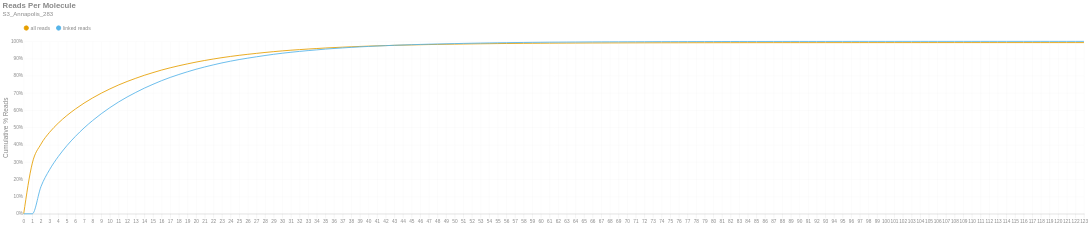

Source (notebook cell):
### Markdown cell above
### Reads per Molecule
This chart shows the cumulative distribution of the number of reads per linked molecule. That is, how many alignments are associated with a unique molecule. This excludes the number of reads associated with invalid or absent linked-read barcodes. The `linked` histogram is the percentages recalculated when disregarding singletons.

### Code cell
if SKIPLR:
    print_html(f"Skipped")
else:
    counts = np.bincount(valids['reads'].cast(pl.Int64).to_numpy())
    weighted = counts * np.arange(len(counts))
    all_perc = weighted / n_reads
    linked_perc = weighted / n_linked_reads
    linked_perc[1] = 0
    binned_df = pl.DataFrame({
        'readsper': list(range(len(counts))),
        'all reads (cumsum)': np.cumsum(all_perc).tolist(),
        'linked reads (cumsum)': np.cumsum(linked_perc).tolist(),
    })

    with SafeRender(binned_df):
        (
            density_plot(binned_df, 'Reads Per Molecule', samplename, 'readspmol')
            .encode(
                x=alt.X('readsper:O', title=None).axis(labelAngle=0).scale(padding=0),
                y=alt.Y('value:Q', title='Cumulative % Reads').axis(format='%').stack(False),
                color=alt.Color("key:N").scale(domain=["all reads", "linked reads"]),
                tooltip=[
                    alt.Tooltip("key:N", title="Data Type"),
                    alt.Tooltip("readsper:O", title="Reads Per Molecule"),
                    alt.Tooltip("value:Q", format=".2%", title="% Reads (Cum.)")
                ]            
            )
        ).display()

### Figure 1 — Vega-Lite specification as saved in the notebook (floating-point values rounded to 4 significant figures)
{"width": "container", "height": 400, "config": {"title": {"anchor": "start", "dy": -15, "fontSize": 18, "color": "#888888", "subtitleColor": "#888888", "subtitleFontSize": 14}, "arc": {"fill": "#0072B2"}, "axis": {"domainColor": "#888888", "domainWidth": 0.5, "gridWidth": 0.2, "grid": false, "titleFontWeight": 400, "titleFontSize": 15, "labelFontSize": 11, "labelColor": "#888888", "tickColor": "#888888", "tickWidth": 0.2, "titleColor": "#888888"}, "axisBand": {"grid": false}, "axisX": {"grid": true, "tickSize": 10, "domainCap": "round"}, "axisY": {"domain": false, "grid": true, "tickSize": 0, "domainCap": "round"}, "background": "transparent", "header": {"labelFontSize": 15, "labelColor": "#888888", "titleFontSize": 15, "titleFontWeight": 600, "titleColor": "#888888"}, "legend": {"labelFont": "sans-serif", "labelFontSize": 12, "labelColor": "#888888", "symbolSize": 100, "symbolType": "circle", "titleFontSize": 12, "titlePadding": 10, "titleColor": "#888888", "title": null, "orient": "top"}, "range": {"category": ["#E69F00", "#56B4E9", "#009E73", "#F0E442", "#0072B2", "#D55E00", "#CC79A7", "#000000"], "diverging": ["#cfe8f3", "#a2d4ec", "#73bfe2", "#46abdb", "#1696d2", "#12719e"]}, "area": {"fill": "#0072B2", "fillOpacity": 0.7, "line": true, "strokeOpacity": 0.7}, "line": {"color": "#0072B2", "stroke": "#0072B2", "strokeWidth": 2}, "trail": {"color": "#0072B2", "stroke": "#0072B2", "strokeWidth": 0, "size": 1}, "point": {"filled": true, "fillOpacity": 1.0, "size": 95}, "text": {"color": "#888888", "fontSize": 11, "align": "right", "fontWeight": 400, "size": 11}, "bar": {"fill": "#0072B2", "stroke": null}, "view": {"stroke": null, "continuousWidth": 660, "continuousHeight": 400}}, "data": {"name": "data-66ff05949f12cad921b3af37b360d17d"}, "mark": {"type": "line", "interpolate": "monotone", "point": {"opacity": 0, "size": 275}}, "encoding": {"color": {"field": "key", "scale": {"domain": ["all reads", "linked reads"]}, "type": "nominal"}, "tooltip": [{"field": "key", "title": "Data Type", "type": "nominal"}, {"field": "readsper", "title": "Reads Per Molecule", "type": "ordinal"}, {"field": "value", "format": ".2%", "title": "% Reads (Cum.)", "type": "quantitative"}], "x": {"axis": {"labelAngle": 0}, "field": "readsper", "scale": {"padding": 0}, "title": null, "type": "ordinal"}, "y": {"axis": {"format": "%"}, "field": "value", "stack": false, "title": "Cumulative % Reads", "type": "quantitative"}}, "params": [{"name": "param_c36ac31b6afebe62", "select": {"type": "point", "fields": ["key"]}, "bind": "legend"}], "title": {"text": "Reads Per Molecule", "subtitle": "S3_Annapolis_283"}, "transform": [{"fold": ["all reads (cumsum)", "linked reads (cumsum)"]}, {"calculate": "replace(datum.key, ' (cumsum)', '')", "as": "key"}, {"filter": {"param": "param_c36ac31b6afebe62"}}], "usermeta": {"embedOptions": {"downloadFileName": "S3_Annapolis_283.readspmol"}}, "$schema": "https://vega.github.io/schema/vega-lite/v6.1.0.json", "datasets": {"data-66ff05949f12cad921b3af37b360d17d": [{"readsper": 0, "all reads (cumsum)": 0.0, "linked reads (cumsum)": 0.0}, {"readsper": 1, "all reads (cumsum)": 0.2939, "linked reads (cumsum)": 0.0}, {"readsper": 2, "all reads (cumsum)": 0.4038, "linked reads (cumsum)": 0.1572}, {"readsper": 3, "all reads (cumsum)": 0.4726, "linked reads (cumsum)": 0.2557}, {"readsper": 4, "all reads (cumsum)": 0.5253, "linked reads (cumsum)": 0.3311}, {"readsper": 5, "all reads (cumsum)": 0.5696, "linked reads (cumsum)": 0.3944}, {"readsper": 6, "all reads (cumsum)": 0.6078, "linked reads (cumsum)": 0.4491}, {"readsper": 7, "all reads (cumsum)": 0.6418, "linked reads (cumsum)": 0.4977}, {"readsper": 8, "all reads (cumsum)": 0.6721, "linked reads (cumsum)": 0.541}, {"readsper": 9, "all reads (cumsum)": 0.6996, "linked reads (cumsum)": 0.5803}, {"readsper": 10, "all reads (cumsum)": 0.7243, "linked reads (cumsum)": 0.6157}, {"readsper": 11, "all reads (cumsum)": 0.747, "linked reads (cumsum)": 0.6483}, {"readsper": 12, "all reads (cumsum)": 0.7674, "linked reads (cumsum)": 0.6774}, {"readsper": 13, "all reads (cumsum)": 0.7859, "linked reads (cumsum)": 0.7039}, {"readsper": 14, "all reads (cumsum)": 0.8033, "linked reads (cumsum)": 0.7288}, {"readsper": 15, "all reads (cumsum)": 0.8189, "linked reads (cumsum)": 0.7511}, {"readsper": 16, "all reads (cumsum)": 0.8337, "linked reads (cumsum)": 0.7722}, {"readsper": 17, "all reads (cumsum)": 0.8468, "linked reads (cumsum)": 0.7909}, {"readsper": 18, "all reads (cumsum)": 0.8587, "linked reads (cumsum)": 0.8079}, {"readsper": 19, "all reads (cumsum)": 0.8697, "linked reads (cumsum)": 0.8237}, {"readsper": 20, "all reads (cumsum)": 0.8799, "linked reads (cumsum)": 0.8383}, {"readsper": 21, "all reads (cumsum)": 0.8892, "linked reads (cumsum)": 0.8516}, {"readsper": 22, "all reads (cumsum)": 0.8977, "linked reads (cumsum)": 0.8638}, {"readsper": 23, "all reads (cumsum)": 0.9056, "linked reads (cumsum)": 0.8751}, {"readsper": 24, "all reads (cumsum)": 0.9127, "linked reads (cumsum)": 0.8852}, {"readsper": 25, "all reads (cumsum)": 0.9192, "linked reads (cumsum)": 0.8946}, {"readsper": 26, "all reads (cumsum)": 0.925, "linked reads (cumsum)": 0.9028}, {"readsper": 27, "all reads (cumsum)": 0.9304, "linked reads (cumsum)": 0.9106}, {"readsper": 28, "all reads (cumsum)": 0.9356, "linked reads (cumsum)": 0.918}, {"readsper": 29, "all reads (cumsum)": 0.9405, "linked reads (cumsum)": 0.925}, {"readsper": 30, "all reads (cumsum)": 0.9449, "linked reads (cumsum)": 0.9313}, {"readsper": 31, "all reads (cumsum)": 0.9488, "linked reads (cumsum)": 0.9369}, {"readsper": 32, "all reads (cumsum)": 0.9523, "linked reads (cumsum)": 0.9419}, {"readsper": 33, "all reads (cumsum)": 0.9556, "linked reads (cumsum)": 0.9466}, {"readsper": 34, "all reads (cumsum)": 0.9585, "linked reads (cumsum)": 0.9508}, {"readsper": 35, "all reads (cumsum)": 0.9616, "linked reads (cumsum)": 0.9551}, {"readsper": 36, "all reads (cumsum)": 0.9641, "linked reads (cumsum)": 0.9587}, {"readsper": 37, "all reads (cumsum)": 0.9664, "linked reads (cumsum)": 0.9621}, {"readsper": 38, "all reads (cumsum)": 0.9686, "linked reads (cumsum)": 0.9652}, {"readsper": 39, "all reads (cumsum)": 0.9706, "linked reads (cumsum)": 0.9681}, {"readsper": 40, "all reads (cumsum)": 0.9724, "linked reads (cumsum)": 0.9706}, {"readsper": 41, "all reads (cumsum)": 0.9741, "linked reads (cumsum)": 0.9731}, {"readsper": 42, "all reads (cumsum)": 0.9755, "linked reads (cumsum)": 0.9751}, {"readsper": 43, "all reads (cumsum)": 0.977, "linked reads (cumsum)": 0.9773}, {"readsper": 44, "all reads (cumsum)": 0.9782, "linked reads (cumsum)": 0.979}, {"readsper": 45, "all reads (cumsum)": 0.9794, "linked reads (cumsum)": 0.9806}, {"readsper": 46, "all reads (cumsum)": 0.9805, "linked reads (cumsum)": 0.9823}, {"readsper": 47, "all reads (cumsum)": 0.9816, "linked reads (cumsum)": 0.9838}, {"readsper": 48, "all reads (cumsum)": 0.9823, "linked reads (cumsum)": 0.9849}, {"readsper": 49, "all reads (cumsum)": 0.9832, "linked reads (cumsum)": 0.986}, {"readsper": 50, "all reads (cumsum)": 0.984, "linked reads (cumsum)": 0.9872}, {"readsper": 51, "all reads (cumsum)": 0.9847, "linked reads (cumsum)": 0.9883}, {"readsper": 52, "all reads (cumsum)": 0.9854, "linked reads (cumsum)": 0.9893}, {"readsper": 53, "all reads (cumsum)": 0.9861, "linked reads (cumsum)": 0.9902}, {"readsper": 54, "all reads (cumsum)": 0.9866, "linked reads (cumsum)": 0.991}, {"readsper": 55, "all reads (cumsum)": 0.9873, "linked reads (cumsum)": 0.9919}, {"readsper": 56, "all reads (cumsum)": 0.9877, "linked reads (cumsum)": 0.9926}, {"readsper": 57, "all reads (cumsum)": 0.9882, "linked reads (cumsum)": 0.9932}, {"readsper": 58, "all reads (cumsum)": 0.9886, "linked reads (cumsum)": 0.9938}, {"readsper": 59, "all reads (cumsum)": 0.989, "linked reads (cumsum)": 0.9944}, {"readsper": 60, "all reads (cumsum)": 0.9893, "linked reads (cumsum)": 0.9948}, {"readsper": 61, "all reads (cumsum)": 0.9897, "linked reads (cumsum)": 0.9953}, {"readsper": 62, "all reads (cumsum)": 0.9899, "linked reads (cumsum)": 0.9956}, {"readsper": 63, "all reads (cumsum)": 0.9901, "linked reads (cumsum)": 0.996}, {"readsper": 64, "all reads (cumsum)": 0.9903, "linked reads (cumsum)": 0.9963}, {"readsper": 65, "all reads (cumsum)": 0.9906, "linked reads (cumsum)": 0.9966}, {"readsper": 66, "all reads (cumsum)": 0.9908, "linked reads (cumsum)": 0.997}, {"readsper": 67, "all reads (cumsum)": 0.9909, "linked reads (cumsum)": 0.9971}, {"readsper": 68, "all reads (cumsum)": 0.9911, "linked reads (cumsum)": 0.9973}, {"readsper": 69, "all reads (cumsum)": 0.9912, "linked reads (cumsum)": 0.9975}, {"readsper": 70, "all reads (cumsum)": 0.9913, "linked reads (cumsum)": 0.9977}, {"readsper": 71, "all reads (cumsum)": 0.9915, "linked reads (cumsum)": 0.9979}, {"readsper": 72, "all reads (cumsum)": 0.9916, "linked reads (cumsum)": 0.9981}, {"readsper": 73, "all reads (cumsum)": 0.9917, "linked reads (cumsum)": 0.9983}, {"readsper": 74, "all reads (cumsum)": 0.9918, "linked reads (cumsum)": 0.9984}, {"readsper": 75, "all reads (cumsum)": 0.9919, "linked reads (cumsum)": 0.9985}, {"readsper": 76, "all reads (cumsum)": 0.9919, "linked reads (cumsum)": 0.9986}, {"readsper": 77, "all reads (cumsum)": 0.992, "linked reads (cumsum)": 0.9987}, {"readsper": 78, "all reads (cumsum)": 0.9921, "linked reads (cumsum)": 0.9989}, {"readsper": 79, "all reads (cumsum)": 0.9922, "linked reads (cumsum)": 0.999}, {"readsper": 80, "all reads (cumsum)": 0.9923, "linked reads (cumsum)": 0.999}, {"readsper": 81, "all reads (cumsum)": 0.9923, "linked reads (cumsum)": 0.9991}, {"readsper": 82, "all reads (cumsum)": 0.9924, "linked reads (cumsum)": 0.9992}, {"readsper": 83, "all reads (cumsum)": 0.9925, "linked reads (cumsum)": 0.9993}, {"readsper": 84, "all reads (cumsum)": 0.9925, "linked reads (cumsum)": 0.9994}, {"readsper": 85, "all reads (cumsum)": 0.9925, "linked reads (cumsum)": 0.9994}, {"readsper": 86, "all reads (cumsum)": 0.9925, "linked reads (cumsum)": 0.9995}, {"readsper": 87, "all reads (cumsum)": 0.9926, "linked reads (cumsum)": 0.9995}, {"readsper": 88, "all reads (cumsum)": 0.9926, "linked reads (cumsum)": 0.9995}, {"readsper": 89, "all reads (cumsum)": 0.9926, "linked reads (cumsum)": 0.9996}, {"readsper": 90, "all reads (cumsum)": 0.9926, "linked reads (cumsum)": 0.9996}, {"readsper": 91, "all reads (cumsum)": 0.9926, "linked reads (cumsum)": 0.9996}, {"readsper": 92, "all reads (cumsum)": 0.9926, "linked reads (cumsum)": 0.9996}, {"readsper": 93, "all reads (cumsum)": 0.9927, "linked reads (cumsum)": 0.9996}, {"readsper": 94, "all reads (cumsum)": 0.9927, "linked reads (cumsum)": 0.9997}, {"readsper": 95, "all reads (cumsum)": 0.9927, "linked reads (cumsum)": 0.9997}, {"readsper": 96, "all reads (cumsum)": 0.9928, "linked reads (cumsum)": 0.9998}, {"readsper": 97, "all reads (cumsum)": 0.9928, "linked reads (cumsum)": 0.9998}, {"readsper": 98, "all reads (cumsum)": 0.9928, "linked reads (cumsum)": 0.9998}, {"readsper": 99, "all reads (cumsum)": 0.9928, "linked reads (cumsum)": 0.9998}, {"readsper": 100, "all reads (cumsum)": 0.9928, "linked reads (cumsum)": 0.9998}, {"readsper": 101, "all reads (cumsum)": 0.9928, "linked reads (cumsum)": 0.9998}, {"readsper": 102, "all reads (cumsum)": 0.9928, "linked reads (cumsum)": 0.9998}, {"readsper": 103, "all reads (cumsum)": 0.9928, "linked reads (cumsum)": 0.9998}, {"readsper": 104, "all reads (cumsum)": 0.9928, "linked reads (cumsum)": 0.9998}, {"readsper": 105, "all reads (cumsum)": 0.9929, "linked reads (cumsum)": 0.9999}, {"readsper": 106, "all reads (cumsum)": 0.9929, "linked reads (cumsum)": 0.9999}, {"readsper": 107, "all reads (cumsum)": 0.9929, "linked reads (cumsum)": 0.9999}, {"readsper": 108, "all reads (cumsum)": 0.9929, "linked reads (cumsum)": 0.9999}, {"readsper": 109, "all reads (cumsum)": 0.9929, "linked reads (cumsum)": 1.0}, {"readsper": 110, "all reads (cumsum)": 0.9929, "linked reads (cumsum)": 1.0}, {"readsper": 111, "all reads (cumsum)": 0.9929, "linked reads (cumsum)": 1.0}, {"readsper": 112, "all reads (cumsum)": 0.9929, "linked reads (cumsum)": 1.0}, {"readsper": 113, "all reads (cumsum)": 0.9929, "linked reads (cumsum)": 1.0}, {"readsper": 114, "all reads (cumsum)": 0.9929, "linked reads (cumsum)": 1.0}, {"readsper": 115, "all reads (cumsum)": 0.9929, "linked reads (cumsum)": 1.0}, {"readsper": 116, "all reads (cumsum)": 0.9929, "linked reads (cumsum)": 1.0}, {"readsper": 117, "all reads (cumsum)": 0.9929, "linked reads (cumsum)": 1.0}, {"readsper": 118, "all reads (cumsum)": 0.9929, "linked reads (cumsum)": 1.0}, {"readsper": 119, "all reads (cumsum)": 0.9929, "linked reads (cumsum)": 1.0}, {"readsper": 120, "all reads (cumsum)": 0.9929, "linked reads (cumsum)": 1.0}, {"readsper": 121, "all reads (cumsum)": 0.9929, "linked reads (cumsum)": 1.0}, {"readsper": 122, "all reads (cumsum)": 0.9929, "linked reads (cumsum)": 1.0}, {"readsper": 123, "all reads (cumsum)": 0.9929, "linked reads (cumsum)": 1.0}]}}
